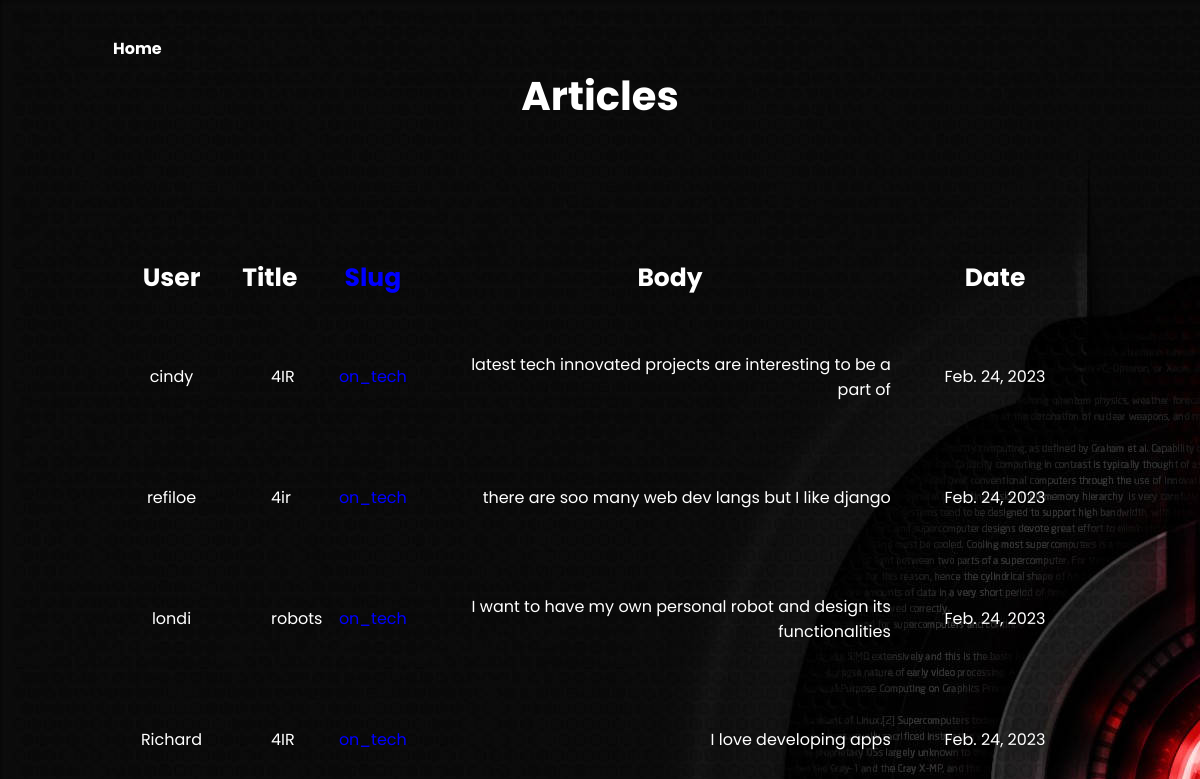
The app's page /usersapp/articles/, older data.
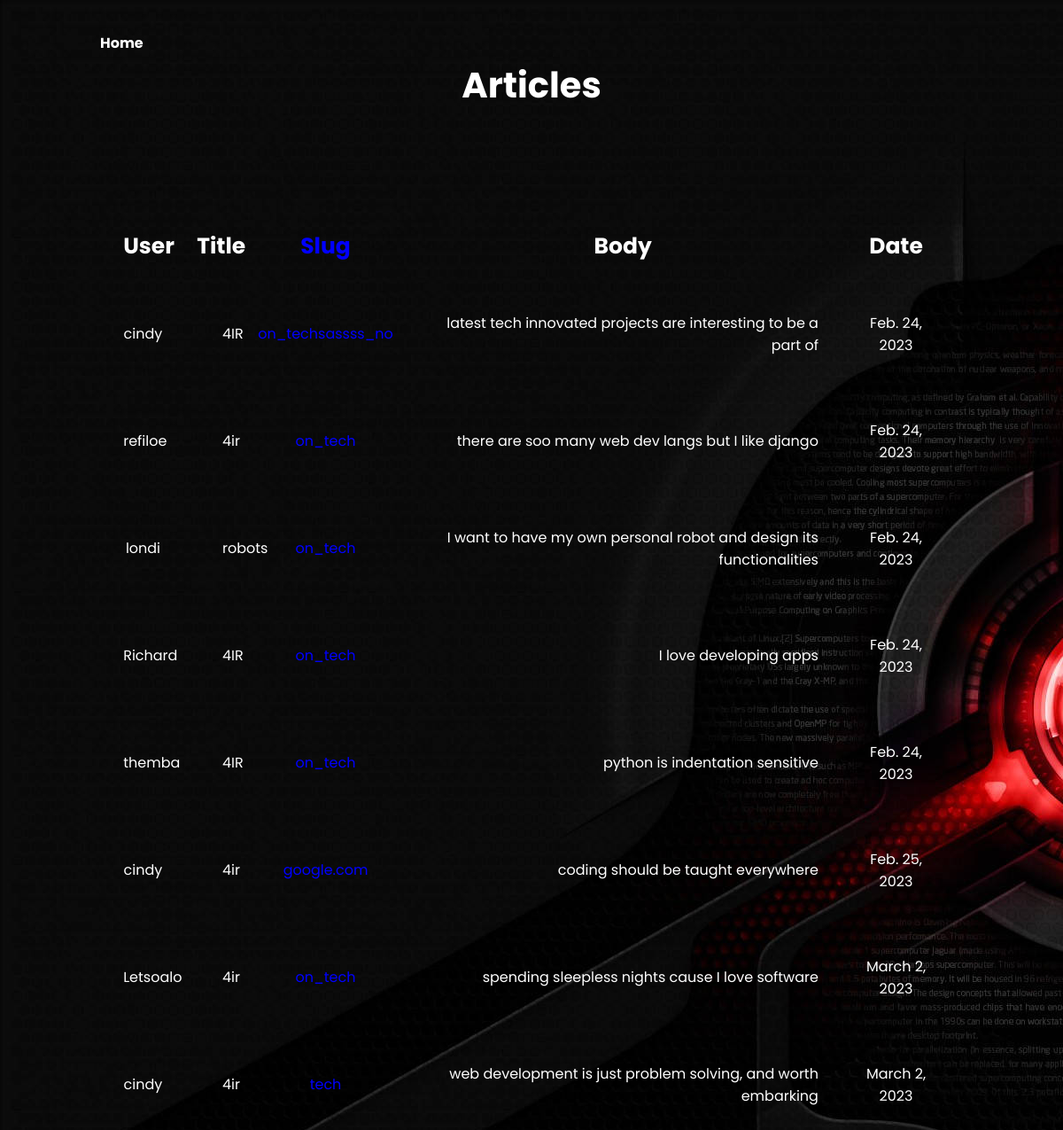
The same page, newer data.
### usersapp/models.py (models this page shows)
class Article(models.Model):
    user=models.CharField(max_length=100)
    title =models.CharField(max_length=100)
    slug =models.SlugField()
    body =models.TextField()
    date =models.DateField(auto_now_add=True)

### usersapp/views.py (the view)
# urls.py: path('articles/',views.article_list,name='article_list'),
def articles(request):
    art=Article.objects.all().order_by('date')
    return render(request,'usersapp/articles.html',{'Article':art})

### templates/usersapp/articles.html (shortened to what this page needs)
{% load static %}
{% block content %}
<html lang="en">
<head>
    <link rel="stylesheet" href="https://cdn.jsdelivr.net/npm/bootstrap@4.3.1/dist/css/bootstrap.min.css"
>
    <link rel="stylesheet" href="{% static 'css/styles.css' %}">
</head>
<body style="background-image: url('{% static  "images/futuristic.jpg" %}');">
    <header>
        <a href="{% url 'index' %}" class="btn" style="color:white"><b>Home</b></a>
    </header>
    <center>
        <br>
        <br>
        <br>
        <h1 style="color:white"><b>Articles</b></h1>
         <table class="cont">
            <tr>
         <th style="color:white;text-align: center;font-size: 25px;">User</th>
         <th style="color:white;text-align: center;font-size: 25px;">Title</th>
         <th style="color:blue;text-align: center;font-size: 25px;">Slug</th>
         <th style="color:white;text-align: center;font-size: 25px;">Body</th>
         <th style="color:white;text-align: center;font-size: 25px;">Date</th>
        </tr>
        <tr>
            {% for article_list in Article %}
                <tr>
                 <td style="color:white; padding: 2%;text-align: center;">{{ article_list.user}}</td>
                 <td style="color:white; padding: 5%;text-align: center;">{{ article_list.title}}</td>
                 <td style="color:blue;padding: 2%;text-align: center;">{{ article_list.slug}}</td>
                 <td style="color:white;padding: 2%;text-align: right; height: 20px; width: 50%;">{{ article_list.body}}</td>
                 <td style="color:white;padding: 2%;text-align: center;">{{ article_list.date}}</td>
                </tr>
            {% endfor  %}
        </tr>
    </table>
    </center>
</body>
{%  endblock %}
</html>

Row changes from the older to the newer data that the page shows:
changed Article "latest tech innovated projects are interesting to be a part of": slug "on_tech" → "on_techsassss_no"
added Article: user "themba", title "4IR", slug "on_tech", body "python is indentation sensitive", date "Feb. 24, 2023"
added Article: user "cindy", title "4ir", slug "google.com", body "coding should be taught everywhere", date "Feb. 25, 2023"
added Article: user "Letsoalo", title "4ir", slug "on_tech", body "spending sleepless nights cause I love software", date "March 2, 2023"
added Article: user "cindy", title "4ir", slug "tech", body "web development is just problem solving, and worth embarking", date "March 2, 2023"
